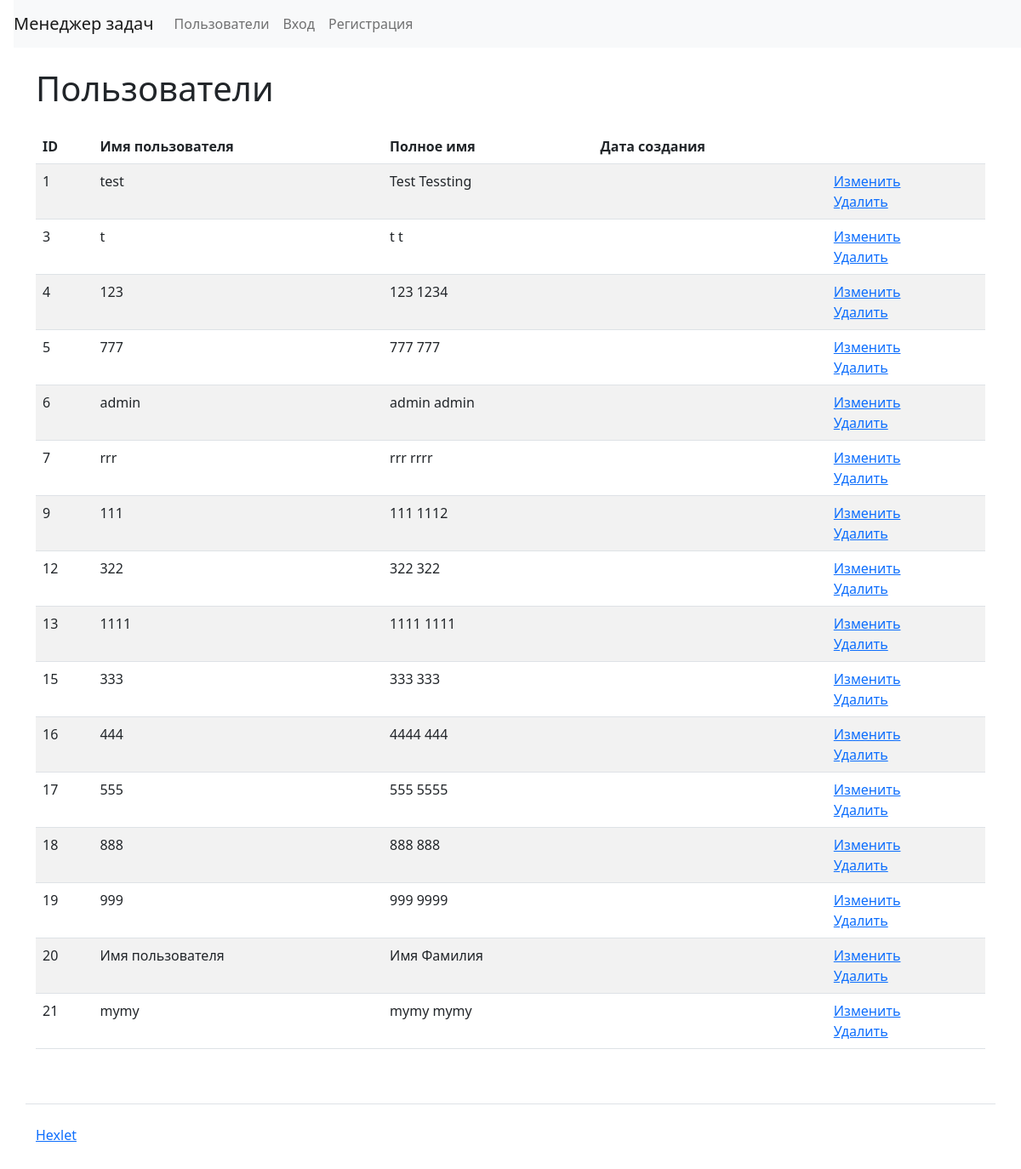
/users/, run on an earlier commit of the app's database.
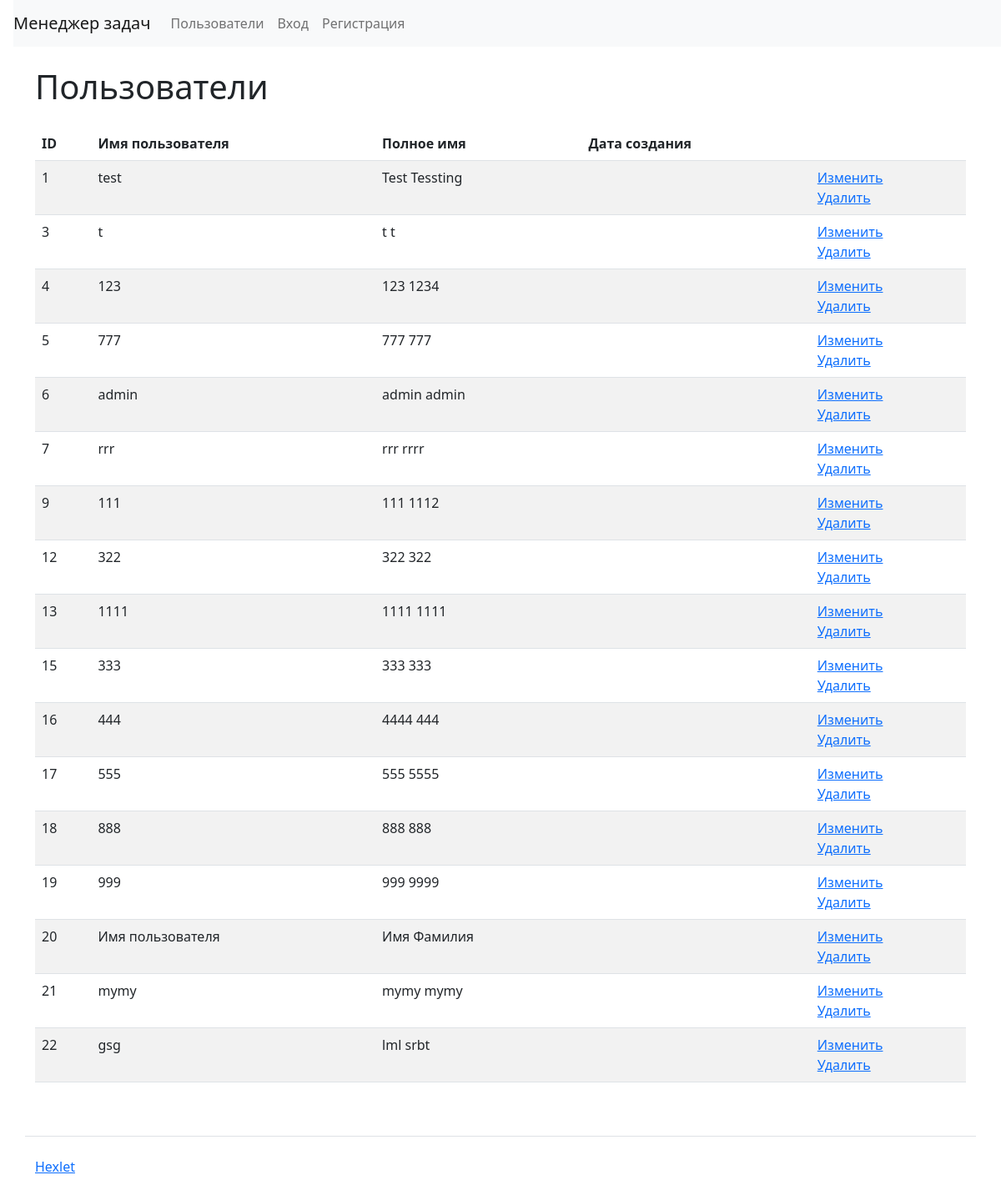
And on a later commit of the database.
### task_manager/users/models.py (models this page shows, shortened)
class CustomUser(AbstractUser, PermissionsMixin):
    objects = CustomUserManager()
    USERNAME_FIELD = 'username'
    REQUIRED_FIELDS = ['first_name', 'last_name', 'password']

### task_manager/users/views.py (the view)
# urls.py: path('', UserListView.as_view(), name='users'),
class UserListView(ListView):
    model = CustomUser
    context_object_name = 'users'
    template_name = 'users/user_list.html'

### task_manager/templates/users/user_list.html (shortened to what this page needs)
{% extends "main.html" %}
{% load i18n %}
{% block content %}
<div class="container wrapper flex-grow-1">
      <h1 class="my-4">
{% trans "Users" %}
      </h1>
<table class="table table-striped">
  <thead>
    <tr>
      <th>ID</th>
      <th>{% trans "User name" %}</th>
      <th>{% trans "Full name" %}</th>
      <th>{% trans "Created at" %}</th>
      <th></th>
    </tr>
  </thead>
  <tbody>
    {% for user in users %}
      <tr>
        <td>{{ user.id }}</td>
        <td>{{ user.username }}</td>
        <td>{{ user.first_name }} {{ user.last_name}}</td>
        <td>{{ user.created_at|date:"d.m.Y H:i" }}</td>
        <td>
          <a href="{% url 'users:users_update' user.pk %}">{% trans "Edit" %}</a>
          <br>
           <a href="{% url 'users:users_delete' user.pk %}">{% trans "Delete" %}</a>
        </td>
      </tr>
   {% endfor %}
        </tbody>
</table>
    </div>
{% endblock %}

What changed in the data, as far as the page shows it:
added CustomUser: id "22", username "gsg", first_name "lml", last_name "srbt"
